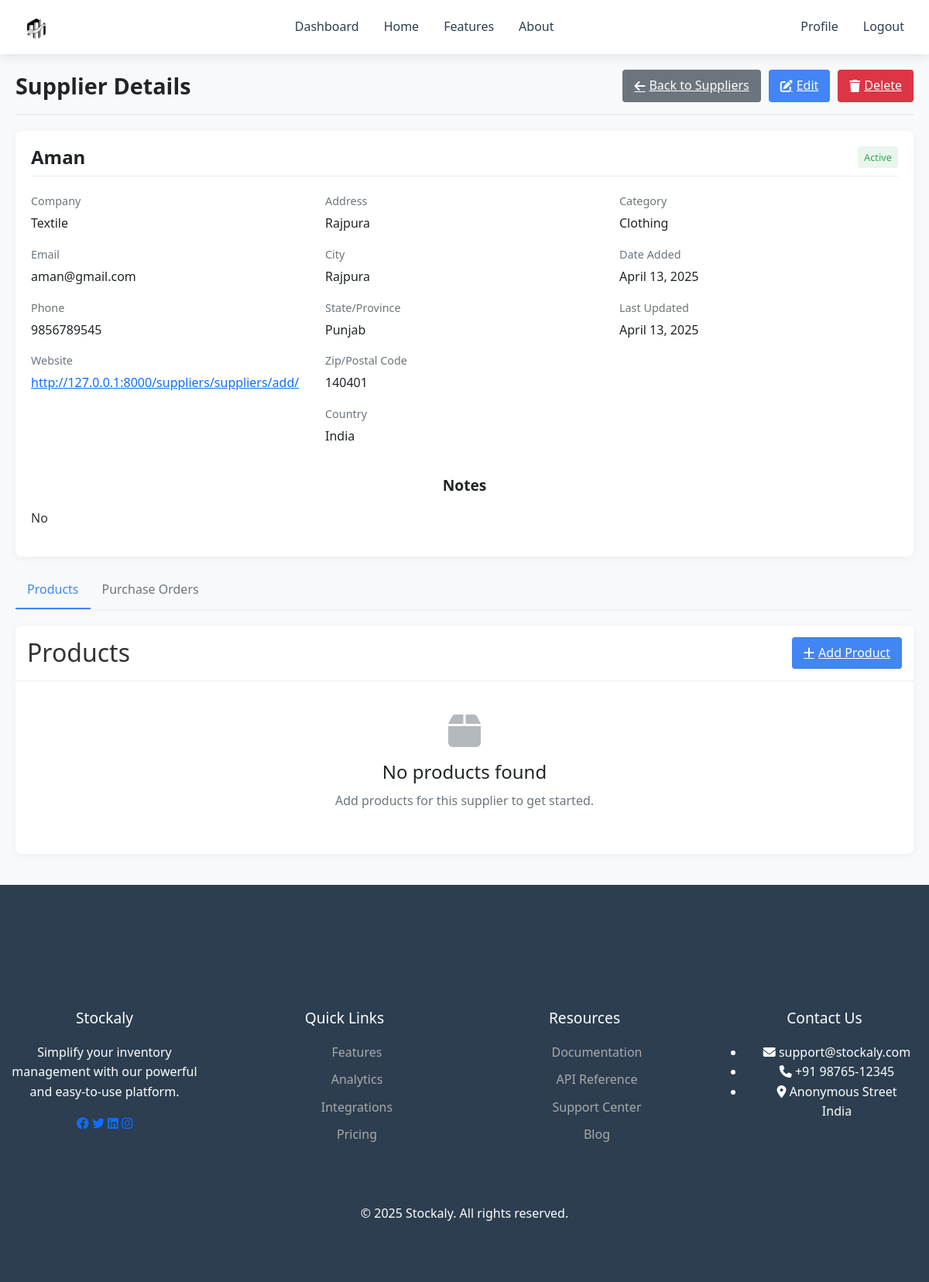
The app's page /suppliers/suppliers/1/ (signed in) with its own data.
### suppliers/models.py (models this page shows, shortened)
class Supplier(models.Model):
    CATEGORY_CHOICES = [
        ('electronics', 'Electronics'),
        ('clothing', 'Clothing'),
        ('food', 'Food & Beverages'),
        ('office', 'Office Supplies'),
        ('furniture', 'Furniture'),
        ('raw_materials', 'Raw Materials'),
        ('other', 'Other'),
    ]
    STATUS_CHOICES = [
        ('active', 'Active'),
        ('inactive', 'Inactive'),
        ('pending', 'Pending Approval'),
        ('blacklisted', 'Blacklisted'),
    ]
    name = models.CharField(max_length=100)
    company = models.CharField(max_length=100)
    email = models.EmailField()
    phone = models.CharField(max_length=20)
    address = models.TextField()
    city = models.CharField(max_length=50)
    state = models.CharField(max_length=50)
    zip_code = models.CharField(max_length=20)
    country = models.CharField(max_length=50)
    category = models.CharField(max_length=20, choices=CATEGORY_CHOICES, default='other')
    status = models.CharField(max_length=20, choices=STATUS_CHOICES, default='active')
    website = models.URLField(blank=True, null=True)
    notes = models.TextField(blank=True, null=True)
    date_added = models.DateTimeField(auto_now_add=True)
    last_updated = models.DateTimeField(auto_now=True)

### suppliers/views.py (the view)
# urls.py: path('suppliers/<int:pk>/', views.supplier_detail, name='supplier_detail'),
@login_required
def supplier_detail(request, pk):
    supplier = get_object_or_404(Supplier, pk=pk)
    products = supplier.products.all()
    purchase_orders = supplier.purchase_orders.all().order_by('-order_date')
    context = {
        'supplier': supplier,
        'products': products,
        'purchase_orders': purchase_orders,
    }
    return render(request, 'suppliers/supplier_detail.html', context)

### suppliers/templates/suppliers/supplier_detail.html (shortened to what this page needs)
{% extends 'suppliers/base.html' %}
{% block supplier_content %}
<div class="supplier-header">
    <h1 class="supplier-title">Supplier Details</h1>
    <div class="supplier-actions">
        <a href="{% url 'supplier_list' %}" class="export-btn">
            <i class="fas fa-arrow-left"></i> Back to Suppliers
        </a>
        <a href="{% url 'edit_supplier' supplier.id %}" class="add-btn">
            <i class="fas fa-edit"></i> Edit
        </a>
        <a href="{% url 'delete_supplier' supplier.id %}" class="export-btn" style="background-color: #dc3545;">
            <i class="fas fa-trash"></i> Delete
        </a>
    </div>
</div>
<div class="detail-container">
    <div class="detail-header">
        <h2 class="detail-title">{{ supplier.name }}</h2>
        <span class="status-badge status-{{ supplier.status }}">
            {{ supplier.get_status_display }}
        </span>
    </div>
    <div class="detail-info">
        <div>
            <div class="info-group">
                <div class="info-label">Company</div>
                <div class="info-value">{{ supplier.company }}</div>
            </div>
            <div class="info-group">
                <div class="info-label">Email</div>
                <div class="info-value">{{ supplier.email }}</div>
            </div>
            <div class="info-group">
                <div class="info-label">Phone</div>
                <div class="info-value">{{ supplier.phone }}</div>
            </div>
            <div class="info-group">
                <div class="info-label">Website</div>
                <div class="info-value">
                    {% if supplier.website %}
                    <a href="{{ supplier.website }}" target="_blank">{{ supplier.website }}</a>
                    {% else %}
                    Not provided
                    {% endif %}
                </div>
            </div>
        </div>
        <div>
            <div class="info-group">
                <div class="info-label">Address</div>
                <div class="info-value">{{ supplier.address }}</div>
            </div>
            <div class="info-group">
                <div class="info-label">City</div>
                <div class="info-value">{{ supplier.city }}</div>
            </div>
            <div class="info-group">
                <div class="info-label">State/Province</div>
                <div class="info-value">{{ supplier.state }}</div>
            </div>
            <div class="info-group">
                <div class="info-label">Zip/Postal Code</div>
                <div class="info-value">{{ supplier.zip_code }}</div>
            </div>
            <div class="info-group">
                <div class="info-label">Country</div>
                <div class="info-value">{{ supplier.country }}</div>
            </div>
        </div>
        <div>
            <div class="info-group">
                <div class="info-label">Category</div>
                <div class="info-value">{{ supplier.get_category_display }}</div>
            </div>
            <div class="info-group">
                <div class="info-label">Date Added</div>
                <div class="info-value">{{ supplier.date_added|date:"F j, Y" }}</div>
            </div>
            <div class="info-group">
                <div class="info-label">Last Updated</div>
                <div class="info-value">{{ supplier.last_updated|date:"F j, Y" }}</div>
            </div>
        </div>
    </div>
    {% if supplier.notes %}
    <div class="section-title">Notes</div>
    <p>{{ supplier.notes }}</p>
    {% endif %}
</div>
<div class="tabs">
    <div class="tab active" onclick="openTab(event, 'products')">Products</div>
    <div class="tab" onclick="openTab(event, 'orders')">Purchase Orders</div>
</div>
<div id="products" class="tab-content active">
    <div class="supplier-table-container">
        <div style="display: flex; justify-content: space-between; align-items: center; padding: 15px; border-bottom: 1px solid var(--light-border);">
            <h2 style="margin: 0;">Products</h2>
            <a href="{% url 'add_supplier_product' supplier.id %}" class="add-btn">
                <i class="fas fa-plus"></i> Add Product
            </a>
        </div>
        {% if products %}
        <table class="supplier-table">
            <thead>
                <tr>
                    <th>Product Name</th>
                    <th>Product Code</th>
                    <th>Unit Price</th>
                    <th>Min. Order Qty</th>
                    <th>Lead Time (days)</th>
                    <th>Status</th>
                    <th>Actions</th>
                </tr>
            </thead>
            <tbody>
                {% for product in products %}
                <tr>
                    <td>{{ product.product_name }}</td>
                    <td>{{ product.product_code }}</td>
                    <td>${{ product.unit_price }}</td>
                    <td>{{ product.minimum_order_quantity }}</td>
                    <td>{{ product.lead_time_days }}</td>
                    <td>
                        {% if product.is_active %}
                        <span class="status-badge status-active">Active</span>
                        {% else %}
                        <span class="status-badge status-inactive">Inactive</span>
                        {% endif %}
                    </td>
                    <td class="item-actions">
                        <a href="{% url 'edit_supplier_product' product.id %}" class="action-btn edit-btn">Edit</a>
                        <a href="{% url 'delete_supplier_product' product.id %}" class="action-btn delete-btn">Delete</a>
                    </td>
                </tr>
                {% endfor %}
            </tbody>
        </table>
        {% else %}
        <div class="empty-state">
            <i class="fas fa-box"></i>
            <h3>No products found</h3>
            <p>Add products for this supplier to get started.</p>
        </div>
        {% endif %}
    </div>
</div>
{% endblock %}

### inventory/static/css/final.css (style rules this page uses)
* { margin: 0; padding: 0; box-sizing: border-box; font-family: 'Segoe UI', Tahoma, Geneva, Verdana, sans-serif; }
body { background: linear-gradient(135deg, #f5f7fa 0%, #c3cfe2 100%); overflow-x: hidden; }
:root { --primary: #3498db; --secondary: #2980b9; --accent: #e74c3c; --dark: #2c3e50; --light: #ecf0f1; --success: #2ecc71; }
body { background-color: #f5f7fa; color: #333; line-height: 1.6; }
.section-title { text-align: center; font-size: 2.5rem; margin-bottom: 20px; }
.section-title { text-align: center; font-size: 2.5rem; color: #2c3e50; margin-bottom: 3rem; }

### suppliers/templates/suppliers/base.html (style rules this page uses)
:root { --primary-color: #4285f4; --secondary-color: #3367d6; --accent-color: #34a853; --light-bg: #f8f9fa; --light-card-bg: #ffffff; --light-text: #212529; --light-border: #e9ecef; --light-hover: #f1f3f5; --dark-bg: #121212; --dark-card-bg: #1e1e1e; --dark-text: #e9ecef; --dark-border: #2d2d2d; --dark-hover: #2d2d2d; --shadow-light: 0 2px 10px rgba(0,0,0,0.05); --shadow-dark: 0 2px 10px rgba(0,0,0,0.3); --success-color: #34a853; --warning-color: #fbbc05; --danger-color: #ea4335; --info-color: #4285f4; }
body { transition: background-color 0.3s ease, color 0.3s ease; }
.supplier-header { display: flex; justify-content: space-between; align-items: center; margin-bottom: 20px; margin-top: 70px; padding-bottom: 15px; border-bottom: 2px solid var(--light-border); transition: border-color 0.3s ease; }
.supplier-title { font-size: 1.8rem; font-weight: 700; color: var(--light-text); margin: 0; transition: color 0.3s ease; }
.supplier-actions { display: flex; gap: 10px; }
.supplier-table-container { background-color: var(--light-card-bg); border-radius: 8px; box-shadow: var(--shadow-light); overflow: hidden; margin-bottom: 20px; transition: background-color 0.3s ease, box-shadow 0.3s ease; }
.detail-container { background-color: var(--light-card-bg); border-radius: 8px; box-shadow: var(--shadow-light); padding: 20px; margin-bottom: 20px; transition: background-color 0.3s ease, box-shadow 0.3s ease; }
.detail-header { display: flex; justify-content: space-between; align-items: center; margin-bottom: 20px; padding-bottom: 10px; border-bottom: 1px solid var(--light-border); transition: border-color 0.3s ease; }
.detail-title { font-size: 1.5rem; font-weight: 600; color: var(--light-text); margin: 0; transition: color 0.3s ease; }
.detail-info { display: grid; grid-template-columns: repeat(auto-fit, minmax(250px, 1fr)); gap: 20px; margin-bottom: 20px; }
.info-group { margin-bottom: 15px; }
.info-label { font-weight: 500; color: #6c757d; margin-bottom: 5px; font-size: 0.9rem; }
.info-value { color: var(--light-text); transition: color 0.3s ease; }
.section-title { font-size: 1.2rem; font-weight: 600; margin: 20px 0 15px; color: var(--light-text); transition: color 0.3s ease; }
.status-badge { display: inline-block; padding: 4px 8px; border-radius: 4px; font-size: 0.8rem; font-weight: 500; }
.status-active { background-color: rgba(52, 168, 83, 0.1); color: #34a853; }
.empty-state { text-align: center; padding: 40px 20px; color: #6c757d; }
.empty-state i { font-size: 3rem; margin-bottom: 15px; opacity: 0.5; }
.empty-state h3 { font-size: 1.5rem; margin-bottom: 10px; color: var(--light-text); transition: color 0.3s ease; }
.export-btn { background-color: #6c757d; color: white; border: none; border-radius: 4px; padding: 8px 15px; cursor: pointer; font-weight: 500; display: flex; align-items: center; gap: 5px; transition: all 0.2s; }
.add-btn { background-color: var(--primary-color); color: white; border: none; border-radius: 4px; padding: 8px 15px; cursor: pointer; font-weight: 500; display: flex; align-items: center; gap: 5px; transition: all 0.2s; }
.tabs { display: flex; border-bottom: 1px solid var(--light-border); margin-bottom: 20px; transition: border-color 0.3s ease; }
.tab { padding: 10px 15px; cursor: pointer; border-bottom: 2px solid transparent; color: #6c757d; font-weight: 500; transition: all 0.3s ease; }
.tab.active { border-bottom: 2px solid var(--primary-color); color: var(--primary-color); }
.tab-content { display: none; }
.tab-content.active { display: block; }

### records on screen
Supplier: name "Aman", status "Active", company "Textile", email "aman@gmail.com", phone "9856789545", website "http://127.0.0.1:8000/suppliers/suppliers/add/", address "Rajpura", city "Rajpura", state "Punjab", zip_code "140401", country "India", category "Clothing", date_added "April 13, 2025", last_updated "April 13, 2025", notes "No"
